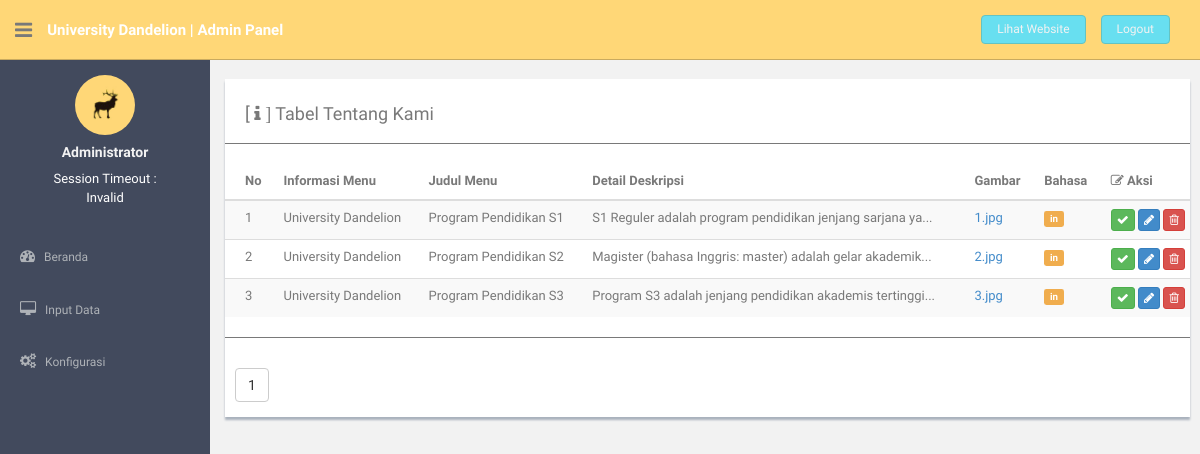
/confpanel/module/mod_aboutus/aboutus.php (signed in), run on the app's committed database.
### tables this page shows
CREATE TABLE IF NOT EXISTS `tbl_aboutus` (
  `id_aboutus` int(5) NOT NULL AUTO_INCREMENT,
  `description_aboutus` text NOT NULL,
  `title_aboutus` varchar(25) NOT NULL,
  `detail_aboutus` text NOT NULL,
  `pict_aboutus` varchar(100) NOT NULL,
  `lang_aboutus` varchar(5) NOT NULL,
  PRIMARY KEY (`id_aboutus`)
);

### confpanel/control.php (called while the page is built, shortened)
<?php
$link     = mysqli_connect('localhost','root','','db_companyprofile');
$perpage_aboutus  = 5;
$page_aboutus     = isset($_GET['page']) ? (int)$_GET['page'] : 1;
$start_aboutus    = ($page_aboutus > 1) ? ($page_aboutus * $perpage_aboutus) - $perpage_aboutus :0;
$result_aboutus   = mysqli_query ($link, "SELECT * FROM tbl_aboutus");
$total_aboutus    = mysqli_num_rows($result_aboutus);
$pages_aboutus    = ceil($total_aboutus/$perpage_aboutus);
$articles_aboutus = "SELECT * FROM tbl_aboutus ORDER BY id_aboutus DESC LIMIT $start_aboutus, $perpage_aboutus";
$tampil_aboutus   = mysqli_query($link,$articles_aboutus);
$id_aboutus		  = $start_aboutus + 1;
?>

### confpanel/module/mod_aboutus/aboutus.php (the view, shortened to what this page needs)
<?php
    if (empty($_SESSION['username']) AND empty($_SESSION['password'])){
        echo "<script>alert('Akses ditolak !!! Silahkan sign ini terlebih dahulu, Terimakasih.'); window.location = '../../index.php'</script>";
    }else{
include '../../header_module.php';
include '../../menu_module.php';
include '../../control.php';
	echo " <section id=\"main-content\">
         	<section class=\"wrapper\">
           <div class=\"row mt\">
            <div class=\"col-md-12\">
             <div class=\"content-panel\">
              <table class=\"table table-striped table-advance table-hover\">
                <h4>[ <i class=\"fa fa-info\"> ]</i> Tabel Tentang Kami</h4>
                <hr>
                  <thead>
                  <tr>
                    <th><i class=\"\"></i> No</th>
                    <th><i class=\"\"></i> Informasi Menu</th>
                    <th><i class=\"\"></i> Judul Menu</th>
                    <th><i class=\"\"></i> Detail Deskripsi</th>
                    <th><i class=\"\"></i> Gambar</th>
                    <th><i class=\"\"></i> Bahasa</th>
                    <th><i class=\"fa fa-edit\"></i> Aksi</th>
                  </tr>
                  </thead>
                  <tbody>";
while ($data_aboutus = mysqli_fetch_assoc($tampil_aboutus)) {
$kalimat_aboutus  = $data_aboutus['detail_aboutus'];
$cetak_aboutus    = substr($kalimat_aboutus, 0, 55) . "...";
echo"
                  <tr>
                    <td>$id_aboutus</td>
                    <td>$data_aboutus[description_aboutus]</td>
                    <td>$data_aboutus[title_aboutus]</td>
                    <td>$cetak_aboutus</td>
                    <td>
                    <a class=\"fancybox\" href=\"../../../img/$data_aboutus[pict_aboutus]\">$data_aboutus[pict_aboutus]</a>
                    </td>
                    <td>
                    ";
                    ?>
                    <?php
                      $language_aboutus = $data_aboutus['lang_aboutus'];
                      if ($language_aboutus=='en'){
                         echo "<span class=\"label label-info label-mini\">";
                       }else{
                         echo "<span class=\"label label-warning label-mini\">";
                       }
                       echo "$data_aboutus[lang_aboutus]</span>
                    </td>
                    <td>
                      <a href=\"../../module/mod_aboutus/aksi.php?tentangkami=add\"><button class=\"btn btn-success btn-xs\"><i class=\"fa fa-check\"></i></button></a>
                      <a href=\"../../module/mod_aboutus/aksi.php?tentangkami=edit&id_aboutus=$data_aboutus[id_aboutus]\"><button class=\"btn btn-primary btn-xs\"><i class=\"fa fa-pencil\"></i></button></a>
                      <a href=\"../../module/mod_aboutus/aksi.php?tentangkami=hapus&id_aboutus=$data_aboutus[id_aboutus]\"><button class=\"btn btn-danger btn-xs\"><i class=\"fa fa-trash-o\"></i></button></a>
                    </td>
                  </tr>";
                  $id_aboutus++;
}
                  echo"
                  </tbody>
                </table>
                <hr>";
                 echo"<div class=\"btn-group1\">";
                    for ($i=1; $i<=$pages_aboutus; $i++){
                    echo"
                      <a href=\"aboutus.php?page=$i\"><button type=\"button\" class=\"btn btn-default\">$i</button></a>";
                  }
                  echo"
                </div>";
               echo"
              </div>
          </div>
      </div>
    </section>
    </section>";
include '../../footer_module.php';
}
?>

### confpanel/header_module.php (shortened to what this page needs)
<!DOCTYPE html>
<html lang="en">
  <head>
    <link href="../../assets/css/bootstrap.css" rel="stylesheet">
    <link href="../../assets/font-awesome/css/font-awesome.css" rel="stylesheet" />
    <link rel="stylesheet" type="text/css" href="../../assets/css/zabuto_calendar.css">
    <link rel="stylesheet" type="text/css" href="../../assets/js/gritter/css/jquery.gritter.css" />
    <link rel="stylesheet" type="text/css" href="../../assets/lineicons/style.css">
    <link href="../../assets/js/fancybox/jquery.fancybox.css" rel="stylesheet" />
    <link href="../../assets/css/style.css" rel="stylesheet">
    <link href="../../assets/css/style-responsive.css" rel="stylesheet">
  </head>
  <body>

### confpanel/menu_module.php (shortened to what this page needs)
<section id="container" >
     <header class="header black-bg">
             <div class="sidebar-toggle-box">
                 <div class="fa fa-bars tooltips" data-placement="right" data-original-title="Toggle Navigation"></div>
             </div>
           <a href="../../template.php" class="logo"><b> University Dandelion | Admin Panel</b></a>
           <div class="top-menu">
               <ul class="nav pull-right top-menu">
                   <li><a class="logout" target="_blank" href="../../../index.php">Lihat Website</a></li>
                   <li><a name="logoutbutton" class="logout" href="../../execute_login.php?logout=y">Logout</a></li>
               </ul>
           </div>
       </header>
     <aside>
         <div id="sidebar"  class="nav-collapse ">
             <ul class="sidebar-menu" id="nav-accordion">
                 <p class="centered"><a href="../../profile.html"><img src="../../assets/img/ui-sam.jpg" class="img-circle" width="60"></a></p>
                 <h5 class="centered"><?php  echo ucwords(@$_SESSION['fullname']);?></h5>
                 <div class="centered" id="jam" style="color:white;">
                       Session Timeout : <?php include 'jam.php'; ?>
                 </div>
                 <li class="mt">
                     <a class="" href="../../template.php">
                         <i class="fa fa-dashboard"></i>
                         <span>Beranda</span>
                     </a>
                 </li>
                 <li class="sub-menu">
                   <?php
                   if (@$_GET['tbl']){
                       echo "<a class=\"active\" href=\"javascript:;\">";
                   }elseif (@$_GET['page'] OR @$_GET['pelayanandanproduk'] OR @$_GET['galeri'] OR @$_GET['tentangkami'] OR @$_GET['testimoni'] OR @$_GET['inbox']){
                       echo "<a class=\"active\" href=\"javascript:;\">";
                   }else{
                       echo "<a href=\"javascript:;\">";
                   }
                   ?>
                         <i class="fa fa-desktop"></i>
                         <span>Input Data</span>
                     </a>
                 </li>
                 <li class="sub-menu">
                   <?php
                   if (@$_GET['tblconf']){
                       echo "
                       <a class=\"active\" href=\"javascript:;\">";
                   }elseif (@$_GET['pageconf'] OR @$_GET['profilweb'] OR @$_GET['kontak'] OR @$_GET['user']){
                       echo "<a class=\"active\" href=\"javascript:;\">";
                   }else{
                       echo "<a href=\"javascript:;\">";
                   }
                   ?>
                         <i class="fa fa-cogs"></i>
                         <span>Konfigurasi</span>
                     </a>
                 </li>
         </div>
     </aside>
     <footer class="site-footer">
         <div class="text-center">
             <a href="gallery.html#" class="go-top">
             </a>
         </div>
     </footer>
</section>

### confpanel/jam.php (shortened to what this page needs)
<div id="hms">00:05:01</div>

### confpanel/footer_module.php (shortened to what this page needs)
  </body>
</html>

### confpanel/assets/css/style.css (style rules this page uses)
body { color: #797979; background: #f2f2f2; font-family: 'Ruda', sans-serif; padding: 0px !important; margin: 0px !important; font-size:13px; }
ul li { list-style: none; }
a, a:hover, a:focus { text-decoration: none; outline: none; }
#container { width: 100%; height: 100%; }
hr { margin-top: 20px; margin-bottom: 20px; border: 0; border-top: 1px solid #797979; }
.centered { text-align: center; }
.mt { margin-top: 25px; }
ul.top-menu > li > .logout { color: #f2f2f2; font-size: 12px; border-radius: 4px; -webkit-border-radius: 4px; border: 1px solid #64c3c2 !important; padding: 5px 15px; margin-right: 15px; background: #68dff0; margin-top: 15px; }
#sidebar { width: 210px; height: 100%; position: fixed; background: #424a5d; }
#sidebar h5 { color: #f2f2f2; font-weight: 700; }
#sidebar ul li { position: relative; }
ul.sidebar-menu , ul.sidebar-menu li ul.sub { margin: -2px 0 0; padding: 0; }
ul.sidebar-menu { margin-top: 75px; }
ul.sidebar-menu li { margin-bottom: 5px; margin-left:10px; margin-right:10px; }
ul.sidebar-menu li.sub-menu { line-height: 15px; }
ul.sidebar-menu li a span { display: inline-block; }
ul.sidebar-menu li a { color: #aeb2b7; text-decoration: none; display: block; padding: 15px 0 15px 10px; font-size: 12px; outline: none; -webkit-transition: all 0.3s ease; -moz-transition: all 0.3s ease; -o-transition: all 0.3s ease; -ms-transition: all 0.3s ease; transition: all 0.3s ease; }
ul.sidebar-menu li a i { font-size: 15px; padding-right: 6px; }
#main-content { margin-left: 220px; }
.header, .footer { min-height: 60px; padding: 0 15px; }
.header { position: fixed; left: 0; right: 0; z-index: 1002; }
.black-bg { background: #ffd777; border-bottom: 1px solid #c9aa5f; }
.wrapper { display: inline-block; margin-top: 15px; padding-left: 10px; padding-right: 15px; padding-bottom: 15px; padding-top: 0px; width: 100%; }
a.logo { font-size: 15px; color: white; float: left; margin-top: 20px; text-transform: none; }
a.logo b { font-weight: 900; }
#top_menu .nav > li, ul.top-menu > li { float: left; }
ul.top-menu > li > a { color: #666666; font-size: 16px; border-radius: 4px; -webkit-border-radius: 4px; border:1px solid #666666 !important; padding: 2px 6px; margin-right: 15px; }
.sidebar-toggle-box { float: left; padding-right: 15px; margin-top: 20px; }
.sidebar-toggle-box .fa-bars { cursor: pointer; display: inline-block; font-size: 20px; }
.content-panel { background: #ffffff; box-shadow: 0px 3px 2px #aab2bd; padding-top: 15px; padding-bottom: 5px; }
.content-panel h4 { margin-left: 20px; }
.btn-group1 { background: #ffffff; padding: 10px; }
.site-footer { background: #68dff0; color: #fff; padding: 10px 0; }
.go-top { margin-right: 1%; float: right; background: rgba(255,255,255,.5); width: 20px; height: 20px; border-radius: 50%; -webkit-border-radius: 50%; }

### data on the page
tbl_aboutus: description_aboutus "University Dandelion", title_aboutus "Program Pendidikan S1", detail_aboutus "S1 Reguler adalah program pendidikan jenjang sarjana ya...", pict_aboutus "1.jpg", lang_aboutus "in"
tbl_aboutus: description_aboutus "University Dandelion", title_aboutus "Program Pendidikan S2", detail_aboutus "Magister (bahasa Inggris: master) adalah gelar akademik...", pict_aboutus "2.jpg", lang_aboutus "in"
tbl_aboutus: description_aboutus "University Dandelion", title_aboutus "Program Pendidikan S3", detail_aboutus "Program S3 adalah jenjang pendidikan akademis tertinggi...", pict_aboutus "3.jpg", lang_aboutus "in"
